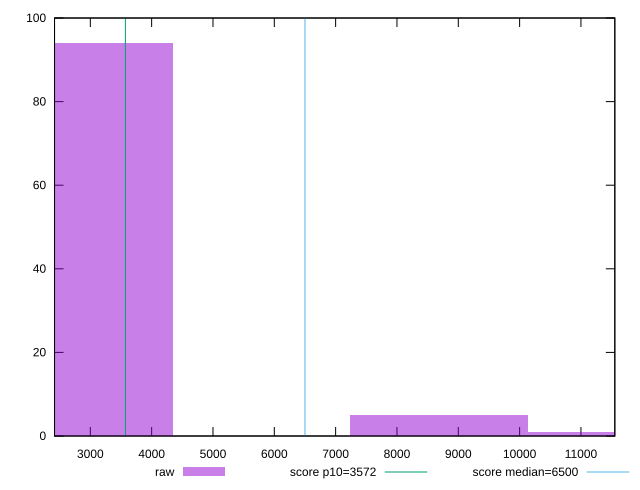

Source code (gnuplot):
reset

$raw <<EOF
11576.393874982094 1
2894.0984687455234 94
8682.29540623657 5
EOF

set key outside below
set boxwidth 2894.0984687455234
set xrange [2416.433:11552.314999999997]
set yrange [0:100]
set trange [0:100]
set style fill transparent solid 0.5 noborder

set parametric
set terminal svg size 640, 490 enhanced background rgb 'white'
set output "reports/report_00033_2021-03-01T14-23-16.841Z/first-cpu-idle/samples/astro-inner-cached/raw/histogram.svg"

plot $raw title "raw" with boxes, \
     3572,t title "score p10=3572", \
     6500,t title "score median=6500"

reset
